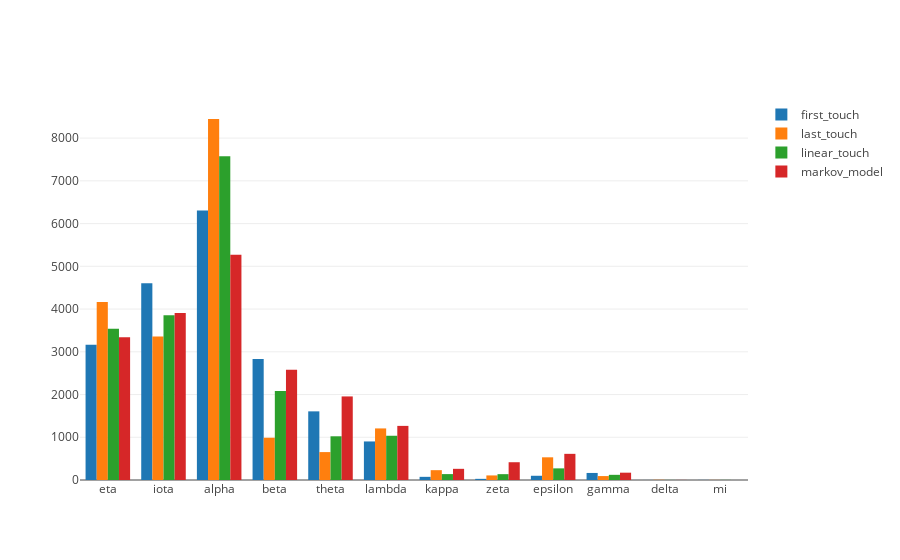

The notebook cell saved with this chart:
### Code cell
fig = dict({"data":data})
pio.show(fig,validate=False)

### Figure 1 — Plotly figure (JSON) as saved in the notebook; plotly's stock layout.template omitted (floating-point values rounded to 4 significant figures)
{"data": [{"histfunc": "sum", "transforms": [{"groups": ["first_touch", "first_touch", "first_touch", "first_touch", "first_touch", "first_touch", "first_touch", "first_touch", "first_touch", "first_touch", "first_touch", "first_touch", "last_touch", "last_touch", "last_touch", "last_touch", "last_touch", "last_touch", "last_touch", "last_touch", "last_touch", "last_touch", "last_touch", "last_touch", "linear_touch", "linear_touch", "linear_touch", "linear_touch", "linear_touch", "linear_touch", "linear_touch", "linear_touch", "linear_touch", "linear_touch", "linear_touch", "linear_touch", "markov_model", "markov_model", "markov_model", "markov_model", "markov_model", "markov_model", "markov_model", "markov_model", "markov_model", "markov_model", "markov_model", "markov_model"], "type": "groupby"}], "type": "histogram", "x": ["eta", "iota", "alpha", "beta", "theta", "lambda", "kappa", "zeta", "epsilon", "gamma", "delta", "mi", "eta", "iota", "alpha", "beta", "theta", "lambda", "kappa", "zeta", "epsilon", "gamma", "delta", "mi", "eta", "iota", "alpha", "beta", "theta", "lambda", "kappa", "zeta", "epsilon", "gamma", "delta", "mi", "eta", "iota", "alpha", "beta", "theta", "lambda", "kappa", "zeta", "epsilon", "gamma", "delta", "mi"], "y": [3164, 4606, 6308, 2831, 1606, 902, 74, 27, 99, 165, 1, 2, 4167, 3355, 8447, 989, 653, 1207, 230, 107, 531, 92, 5, 2, 3540.0, 3857.0, 7575.0, 2084.0, 1023.0, 1035.0, 138.0, 136.6, 272.2, 121.0, 1.725, 2.222, 3339.0, 3910.0, 5273.0, 2580.0, 1955.0, 1266.0, 261.4, 415.8, 612.1, 171.2, 1.861, 0]}], "layout": {}}
